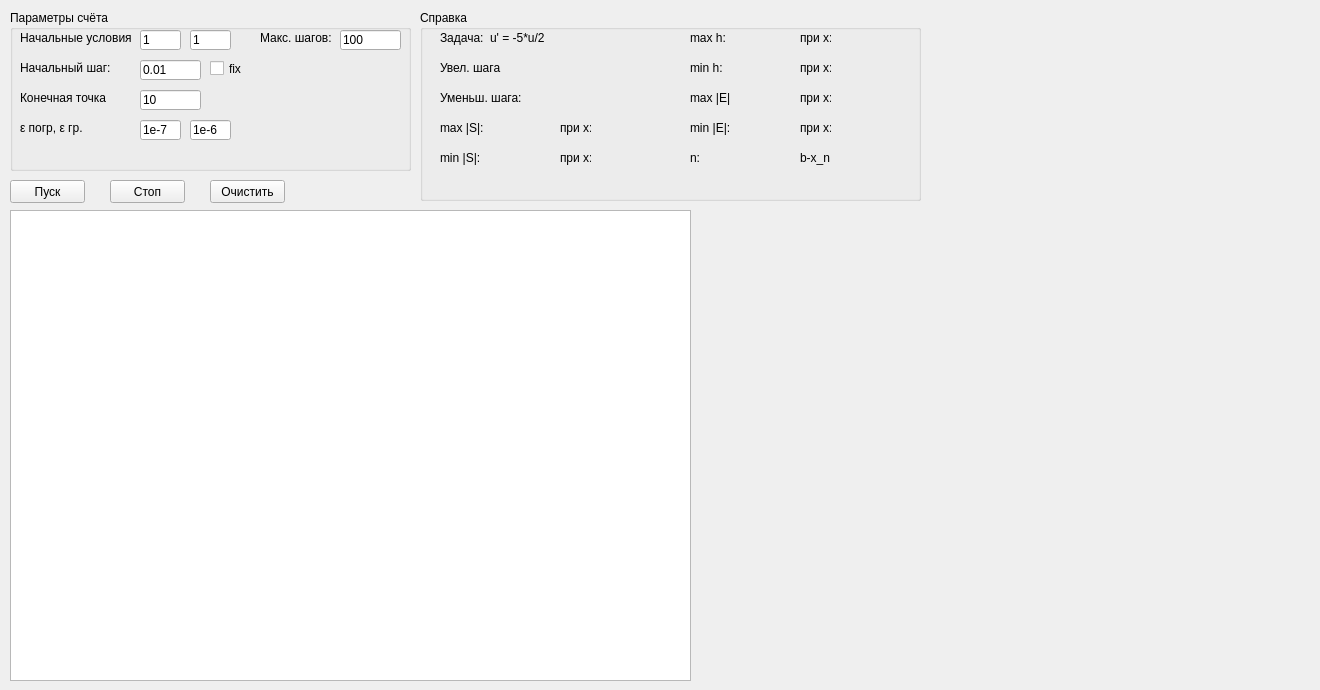
    <widget class="QWidget" name="testtask">
     <attribute name="title">
      <string>Тестовая задача</string>
     </attribute>
     <widget class="QCustomPlot" name="errGraph" native="true">
      <property name="enabled">
       <bool>true</bool>
      </property>
      <property name="geometry">
       <rect>
        <x>930</x>
        <y>10</y>
        <width>381</width>
        <height>191</height>
       </rect>
      </property>
     </widget>
     <widget class="QGroupBox" name="info">
      <property name="geometry">
       <rect>
        <x>420</x>
        <y>10</y>
        <width>501</width>
        <height>191</height>
       </rect>
      </property>
      <property name="title">
       <string>Справка</string>
      </property>
      <widget class="QLabel" name="tasklb">
       <property name="enabled">
        <bool>true</bool>
       </property>
       <property name="geometry">
        <rect>
         <x>20</x>
         <y>20</y>
         <width>51</width>
         <height>16</height>
        </rect>
       </property>
       <property name="text">
        <string>Задача: </string>
       </property>
      </widget>
      <widget class="QLabel" name="stepUplb">
       <property name="geometry">
        <rect>
         <x>20</x>
         <y>50</y>
         <width>61</width>
         <height>16</height>
        </rect>
       </property>
       <property name="text">
        <string>Увел. шага</string>
       </property>
      </widget>
      <widget class="QLabel" name="stepDwnlb">
       <property name="geometry">
        <rect>
         <x>20</x>
         <y>80</y>
         <width>81</width>
         <height>16</height>
        </rect>
       </property>
       <property name="text">
        <string>Уменьш. шага:</string>
       </property>
      </widget>
      <widget class="QLabel" name="stepUp">
       <property name="geometry">
        <rect>
         <x>100</x>
         <y>50</y>
         <width>91</width>
         <height>16</height>
        </rect>
       </property>
       <property name="text">
        <string/>
       </property>
      </widget>
      <widget class="QLabel" name="stepDwn">
       <property name="geometry">
        <rect>
         <x>100</x>
         <y>80</y>
         <width>91</width>
         <height>16</height>
        </rect>
       </property>
       <property name="text">
        <string/>
       </property>
      </widget>
      <widget class="QLabel" name="task">
       <property name="geometry">
        <rect>
         <x>70</x>
         <y>20</y>
         <width>121</width>
         <height>16</height>
        </rect>
       </property>
       <property name="text">
        <string>u' = -5*u/2</string>
       </property>
      </widget>
      <widget class="QLabel" name="maxSlb">
       <property name="geometry">
        <rect>
         <x>20</x>
         <y>110</y>
         <width>47</width>
         <height>16</height>
        </rect>
       </property>
       <property name="text">
        <string>max |S|:</string>
       </property>
      </widget>
      <widget class="QLabel" name="maxS">
       <property name="geometry">
        <rect>
         <x>70</x>
         <y>110</y>
         <width>61</width>
         <height>16</height>
        </rect>
       </property>
       <property name="text">
        <string/>
       </property>
      </widget>
      <widget class="QLabel" name="xmaxSlb">
       <property name="geometry">
        <rect>
         <x>140</x>
         <y>110</y>
         <width>31</width>
         <height>16</height>
        </rect>
       </property>
       <property name="text">
        <string>при x:</string>
       </property>
      </widget>
      <widget class="QLabel" name="xmaxS">
       <property name="geometry">
        <rect>
         <x>180</x>
         <y>110</y>
         <width>61</width>
         <height>16</height>
        </rect>
       </property>
       <property name="text">
        <string/>
       </property>
      </widget>
      <widget class="QLabel" name="minSlb">
       <property name="geometry">
        <rect>
         <x>20</x>
         <y>140</y>
         <width>47</width>
         <height>16</height>
        </rect>
       </property>
       <property name="text">
        <string>min |S|:</string>
       </property>
      </widget>
      <widget class="QLabel" name="minS">
       <property name="geometry">
        <rect>
         <x>70</x>
         <y>140</y>
         <width>61</width>
         <height>16</height>
        </rect>
       </property>
       <property name="text">
        <string/>
       </property>
      </widget>
      <widget class="QLabel" name="xminSlb">
       <property name="geometry">
        <rect>
         <x>140</x>
         <y>140</y>
         <width>31</width>
         <height>16</height>
        </rect>
       </property>
       <property name="text">
        <string>при x:</string>
       </property>
      </widget>
      <widget class="QLabel" name="xminS">
       <property name="geometry">
        <rect>
         <x>180</x>
         <y>140</y>
         <width>61</width>
         <height>16</height>
        </rect>
       </property>
       <property name="text">
        <string/>
       </property>
      </widget>
      <widget class="QLabel" name="avgS">
       <property name="geometry">
        <rect>
         <x>106</x>
         <y>170</y>
         <width>71</width>
         <height>16</height>
        </rect>
       </property>
       <property name="text">
        <string/>
       </property>
      </widget>
      <widget class="QLabel" name="maxHlb">
       <property name="geometry">
        <rect>
         <x>270</x>
         <y>20</y>
         <width>41</width>
         <height>16</height>
        </rect>
       </property>
       <property name="text">
        <string>max h:</string>
       </property>
      </widget>
      <widget class="QLabel" name="maxH">
       <property name="geometry">
        <rect>
         <x>310</x>
         <y>20</y>
         <width>61</width>
         <height>16</height>
        </rect>
       </property>
       <property name="text">
        <string/>
       </property>
      </widget>
      <widget class="QLabel" name="xmaxHlb">
       <property name="geometry">
        <rect>
         <x>380</x>
         <y>20</y>
         <width>31</width>
         <height>16</height>
        </rect>
       </property>
       <property name="text">
        <string>при x:</string>
       </property>
      </widget>
      <widget class="QLabel" name="xmaxH">
       <property name="geometry">
        <rect>
         <x>420</x>
         <y>20</y>
         <width>71</width>
         <height>16</height>
        </rect>
       </property>
       <property name="text">
        <string/>
       </property>
      </widget>
      <widget class="QLabel" name="xminHlb">
       <property name="geometry">
        <rect>
         <x>380</x>
         <y>50</y>
         <width>31</width>
         <height>16</height>
        </rect>
       </property>
       <property name="text">
        <string>при x:</string>
       </property>
      </widget>
      <widget class="QLabel" name="xminH">
       <property name="geometry">
        <rect>
         <x>420</x>
         <y>50</y>
         <width>71</width>
         <height>16</height>
        </rect>
       </property>
       <property name="text">
        <string/>
       </property>
      </widget>
      <widget class="QLabel" name="minHlb">
       <property name="geometry">
        <rect>
         <x>270</x>
         <y>50</y>
         <width>41</width>
         <height>16</height>
        </rect>
       </property>
       <property name="text">
        <string>min h:</string>
       </property>
      </widget>
      <widget class="QLabel" name="minH">
       <property name="geometry">
        <rect>
         <x>310</x>
         <y>50</y>
         <width>61</width>
         <height>16</height>
        </rect>
       </property>
       <property name="text">
        <string/>
       </property>
      </widget>
      <widget class="QLabel" name="maxE">
       <property name="geometry">
        <rect>
         <x>310</x>
         <y>80</y>
         <width>61</width>
         <height>16</height>
        </rect>
       </property>
       <property name="text">
        <string/>
       </property>
      </widget>
      <widget class="QLabel" name="xmaxElb">
       <property name="geometry">
        <rect>
         <x>380</x>
         <y>80</y>
         <width>31</width>
         <height>16</height>
        </rect>
       </property>
       <property name="text">
        <string>при x:</string>
       </property>
      </widget>
      <widget class="QLabel" name="xmaxE">
       <property name="geometry">
        <rect>
         <x>420</x>
         <y>80</y>
         <width>71</width>
         <height>16</height>
        </rect>
       </property>
       <property name="text">
        <string/>
       </property>
      </widget>
      <widget class="QLabel" name="maxElb">
       <property name="geometry">
        <rect>
         <x>270</x>
         <y>80</y>
         <width>41</width>
         <height>16</height>
        </rect>
       </property>
       <property name="text">
        <string>max |E|:</string>
       </property>
      </widget>
      <widget class="QLabel" name="xminElb">
       <property name="geometry">
        <rect>
         <x>380</x>
         <y>110</y>
         <width>31</width>
         <height>16</height>
        </rect>
       </property>
       <property name="text">
        <string>при x:</string>
       </property>
      </widget>
      <widget class="QLabel" name="xminE">
       <property name="geometry">
        <rect>
         <x>420</x>
         <y>110</y>
         <width>71</width>
         <height>16</height>
        </rect>
       </property>
       <property name="text">
        <string/>
       </property>
      </widget>
      <widget class="QLabel" name="minE">
       <property name="geometry">
        <rect>
         <x>310</x>
         <y>110</y>
         <width>61</width>
         <height>16</height>
        </rect>
       </property>
       <property name="text">
        <string/>
       </property>
      </widget>
      <widget class="QLabel" name="minElb">
       <property name="geometry">
        <rect>
         <x>270</x>
         <y>110</y>
         <width>41</width>
         <height>16</height>
        </rect>
       </property>
       <property name="text">
        <string>min |E|:</string>
       </property>
      </widget>
      <widget class="QLabel" name="nlb">
       <property name="geometry">
        <rect>
         <x>270</x>
         <y>140</y>
         <width>41</width>
         <height>16</height>
        </rect>
       </property>
       <property name="text">
        <string>n:</string>
       </property>
      </widget>
      <widget class="QLabel" name="ebrdlb">
       <property name="geometry">
        <rect>
         <x>380</x>
         <y>140</y>
         <width>31</width>
         <height>16</height>
        </rect>
       </property>
       <property name="text">
        <string>b-x_n:</string>
       </property>
      </widget>
      <widget class="QLabel" name="n">
       <property name="geometry">
        <rect>
         <x>310</x>
         <y>140</y>
         <width>61</width>
         <height>16</height>
        </rect>
       </property>
       <property name="text">
        <string/>
       </property>
      </widget>
      <widget class="QLabel" name="ebrd">
       <property name="geometry">
        <rect>
         <x>420</x>
         <y>140</y>
         <width>71</width>
         <height>16</height>
        </rect>
       </property>
       <property name="text">
        <string/>
       </property>
      </widget>
     </widget>
     <widget class="QPushButton" name="startCount">
      <property name="geometry">
       <rect>
        <x>10</x>
        <y>180</y>
        <width>75</width>
        <height>23</height>
       </rect>
      </property>
      <property name="text">
       <string>Пуск</string>
      </property>
     </widget>
     <widget class="QPushButton" name="clear">
      <property name="geometry">
       <rect>
        <x>210</x>
        <y>180</y>
        <width>75</width>
        <height>23</height>
       </rect>
      </property>
      <property name="text">
       <string>Очистить</string>
      </property>
     </widget>
     <widget class="QGroupBox" name="Params">
      <property name="geometry">
       <rect>
        <x>10</x>
        <y>10</y>
        <width>401</width>
        <height>161</height>
       </rect>
      </property>
      <property name="title">
       <string>Параметры счёта</string>
      </property>
      <widget class="QLineEdit" name="maxStepfd">
       <property name="geometry">
        <rect>
         <x>330</x>
         <y>20</y>
         <width>61</width>
         <height>20</height>
        </rect>
       </property>
       <property name="text">
        <string>100</string>
       </property>
      </widget>
      <widget class="QLabel" name="epslb">
       <property name="geometry">
        <rect>
         <x>10</x>
         <y>110</y>
         <width>71</width>
         <height>16</height>
        </rect>
       </property>
       <property name="text">
        <string>ε погр, ε гр.</string>
       </property>
      </widget>
      <widget class="QLineEdit" name="epsBrdfd">
       <property name="geometry">
        <rect>
         <x>180</x>
         <y>110</y>
         <width>41</width>
         <height>20</height>
        </rect>
       </property>
       <property name="text">
        <string>1e-6</string>
       </property>
      </widget>
      <widget class="QLabel" name="steplb">
       <property name="geometry">
        <rect>
         <x>10</x>
         <y>50</y>
         <width>91</width>
         <height>16</height>
        </rect>
       </property>
       <property name="text">
        <string>Начальный шаг:</string>
       </property>
      </widget>
      <widget class="QLabel" name="maxSteplb">
       <property name="geometry">
        <rect>
         <x>250</x>
         <y>20</y>
         <width>81</width>
         <height>16</height>
        </rect>
       </property>
       <property name="text">
        <string>Макс. шагов:</string>
       </property>
      </widget>
      <widget class="QLineEdit" name="stepfd">
       <property name="geometry">
        <rect>
         <x>130</x>
         <y>50</y>
         <width>61</width>
         <height>20</height>
        </rect>
       </property>
       <property name="text">
        <string>0.01</string>
       </property>
      </widget>
      <widget class="QLineEdit" name="epsCtrlfd">
       <property name="geometry">
        <rect>
         <x>130</x>
         <y>110</y>
         <width>41</width>
         <height>20</height>
        </rect>
       </property>
       <property name="text">
        <string>1e-7</string>
       </property>
      </widget>
      <widget class="QLabel" name="startpointlb">
       <property name="geometry">
        <rect>
         <x>10</x>
         <y>20</y>
         <width>111</width>
         <height>16</height>
        </rect>
       </property>
       <property name="text">
        <string>Начальные условия:</string>
       </property>
      </widget>
      <widget class="QCheckBox" name="isStepFixedch">
       <property name="geometry">
        <rect>
         <x>200</x>
         <y>50</y>
         <width>41</width>
         <height>17</height>
        </rect>
       </property>
       <property name="text">
        <string>fix</string>
       </property>
      </widget>
      <widget class="QLineEdit" name="u0fd">
       <property name="geometry">
        <rect>
         <x>180</x>
         <y>20</y>
         <width>41</width>
         <height>20</height>
        </rect>
       </property>
       <property name="text">
        <string>1</string>
       </property>
      </widget>
      <widget class="QLineEdit" name="endfd">
       <property name="geometry">
        <rect>
         <x>130</x>
         <y>80</y>
         <width>61</width>
         <height>20</height>
        </rect>
       </property>
       <property name="text">
        <string>10</string>
       </property>
       <property name="echoMode">
        <enum>QLineEdit::Normal</enum>
       </property>
       <property name="dragEnabled">
        <bool>false</bool>
       </property>
       <property name="readOnly">
        <bool>false</bool>
       </property>
       <property name="clearButtonEnabled">
        <bool>false</bool>
       </property>
      </widget>
      <widget class="QLabel" name="endlb">
       <property name="geometry">
        <rect>
         <x>10</x>
         <y>80</y>
         <width>91</width>
         <height>16</height>
        </rect>
       </property>
       <property name="text">
        <string>Конечная точка</string>
       </property>
      </widget>
      <widget class="QLineEdit" name="x0fd">
       <property name="geometry">
        <rect>
         <x>130</x>
         <y>20</y>
         <width>41</width>
         <height>20</height>
        </rect>
       </property>
       <property name="text">
        <string>1</string>
       </property>
      </widget>
     </widget>
     <widget class="QPushButton" name="stopCount">
      <property name="geometry">
       <rect>
        <x>110</x>
        <y>180</y>
        <width>75</width>
        <height>23</height>
       </rect>
      </property>
      <property name="text">
       <string>Стоп</string>
      </property>
     </widget>
     <widget class="QTableWidget" name="tableWidget">
      <property name="geometry">
       <rect>
        <x>10</x>
        <y>210</y>
        <width>681</width>
        <height>471</height>
       </rect>
      </property>
     </widget>
     <widget class="QCustomPlot" name="graph" native="true">
      <property name="geometry">
       <rect>
        <x>700</x>
        <y>210</y>
        <width>611</width>
        <height>471</height>
       </rect>
      </property>
     </widget>
    </widget>
